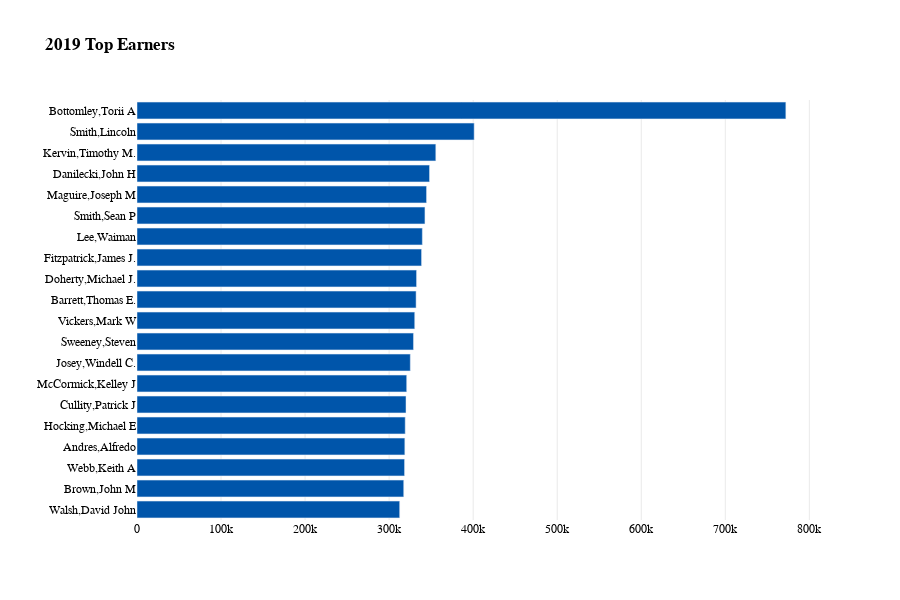

Notebook cell for this chart:
### Code cell
# do the above thing but useing plotly

# show all the names on left side remove the name on right side

fig = px.bar(top19_20, x='TOTAL EARNINGS', y='NAME', color='NAME', orientation='h', title='<b>2019 Top Earners<b>', color_discrete_sequence=color_list)
fig.update_layout(showlegend=False)
fig.update_layout(xaxis_title='', yaxis_title='')
fig.update_layout(font_family="GT America Bold")
# change the frount of thing other than title to GT-America-Standard-regular

fig.update_layout(font=dict(family="GT America", size=12, color="#000000"))

# increase the hight of the plot
fig.update_layout(height=600)

# make the background color to be transparent 
fig.update_layout(plot_bgcolor='rgba(0,0,0,0)')
fig.update_xaxes(showgrid=True, gridwidth=0.5, gridcolor='LightGray')

# Remove the border line box around plots
fig.update_layout(showlegend=False)
fig.show()

### Figure 1 — Plotly figure (JSON) as saved in the notebook; plotly's stock layout.template omitted (floating-point values rounded to 4 significant figures)
{"data": [{"alignmentgroup": "True", "hovertemplate": "NAME=%{y}<br>TOTAL EARNINGS=%{x}<extra></extra>", "legendgroup": "Bottomley,Torii A", "marker": {"color": "#0055aa", "pattern": {"shape": ""}}, "name": "Bottomley,Torii A", "offsetgroup": "Bottomley,Torii A", "orientation": "h", "showlegend": true, "textposition": "auto", "type": "bar", "x": [772000.0], "xaxis": "x", "y": ["Bottomley,Torii A"], "yaxis": "y"}, {"alignmentgroup": "True", "hovertemplate": "NAME=%{y}<br>TOTAL EARNINGS=%{x}<extra></extra>", "legendgroup": "Smith,Lincoln", "marker": {"color": "#0055aa", "pattern": {"shape": ""}}, "name": "Smith,Lincoln", "offsetgroup": "Smith,Lincoln", "orientation": "h", "showlegend": true, "textposition": "auto", "type": "bar", "x": [401200.0], "xaxis": "x", "y": ["Smith,Lincoln"], "yaxis": "y"}, {"alignmentgroup": "True", "hovertemplate": "NAME=%{y}<br>TOTAL EARNINGS=%{x}<extra></extra>", "legendgroup": "Kervin,Timothy M.", "marker": {"color": "#0055aa", "pattern": {"shape": ""}}, "name": "Kervin,Timothy M.", "offsetgroup": "Kervin,Timothy M.", "orientation": "h", "showlegend": true, "textposition": "auto", "type": "bar", "x": [355500.0], "xaxis": "x", "y": ["Kervin,Timothy M."], "yaxis": "y"}, {"alignmentgroup": "True", "hovertemplate": "NAME=%{y}<br>TOTAL EARNINGS=%{x}<extra></extra>", "legendgroup": "Danilecki,John H", "marker": {"color": "#0055aa", "pattern": {"shape": ""}}, "name": "Danilecki,John H", "offsetgroup": "Danilecki,John H", "orientation": "h", "showlegend": true, "textposition": "auto", "type": "bar", "x": [348100.0], "xaxis": "x", "y": ["Danilecki,John H"], "yaxis": "y"}, {"alignmentgroup": "True", "hovertemplate": "NAME=%{y}<br>TOTAL EARNINGS=%{x}<extra></extra>", "legendgroup": "Maguire,Joseph M", "marker": {"color": "#0055aa", "pattern": {"shape": ""}}, "name": "Maguire,Joseph M", "offsetgroup": "Maguire,Joseph M", "orientation": "h", "showlegend": true, "textposition": "auto", "type": "bar", "x": [344500.0], "xaxis": "x", "y": ["Maguire,Joseph M"], "yaxis": "y"}, {"alignmentgroup": "True", "hovertemplate": "NAME=%{y}<br>TOTAL EARNINGS=%{x}<extra></extra>", "legendgroup": "Smith,Sean P", "marker": {"color": "#0055aa", "pattern": {"shape": ""}}, "name": "Smith,Sean P", "offsetgroup": "Smith,Sean P", "orientation": "h", "showlegend": true, "textposition": "auto", "type": "bar", "x": [342600.0], "xaxis": "x", "y": ["Smith,Sean P"], "yaxis": "y"}, {"alignmentgroup": "True", "hovertemplate": "NAME=%{y}<br>TOTAL EARNINGS=%{x}<extra></extra>", "legendgroup": "Lee,Waiman", "marker": {"color": "#0055aa", "pattern": {"shape": ""}}, "name": "Lee,Waiman", "offsetgroup": "Lee,Waiman", "orientation": "h", "showlegend": true, "textposition": "auto", "type": "bar", "x": [339500.0], "xaxis": "x", "y": ["Lee,Waiman"], "yaxis": "y"}, {"alignmentgroup": "True", "hovertemplate": "NAME=%{y}<br>TOTAL EARNINGS=%{x}<extra></extra>", "legendgroup": "Fitzpatrick,James J.", "marker": {"color": "#0055aa", "pattern": {"shape": ""}}, "name": "Fitzpatrick,James J.", "offsetgroup": "Fitzpatrick,James J.", "orientation": "h", "showlegend": true, "textposition": "auto", "type": "bar", "x": [338600.0], "xaxis": "x", "y": ["Fitzpatrick,James J."], "yaxis": "y"}, {"alignmentgroup": "True", "hovertemplate": "NAME=%{y}<br>TOTAL EARNINGS=%{x}<extra></extra>", "legendgroup": "Doherty,Michael J.", "marker": {"color": "#0055aa", "pattern": {"shape": ""}}, "name": "Doherty,Michael J.", "offsetgroup": "Doherty,Michael J.", "orientation": "h", "showlegend": true, "textposition": "auto", "type": "bar", "x": [332600.0], "xaxis": "x", "y": ["Doherty,Michael J."], "yaxis": "y"}, {"alignmentgroup": "True", "hovertemplate": "NAME=%{y}<br>TOTAL EARNINGS=%{x}<extra></extra>", "legendgroup": "Barrett,Thomas E.", "marker": {"color": "#0055aa", "pattern": {"shape": ""}}, "name": "Barrett,Thomas E.", "offsetgroup": "Barrett,Thomas E.", "orientation": "h", "showlegend": true, "textposition": "auto", "type": "bar", "x": [332100.0], "xaxis": "x", "y": ["Barrett,Thomas E."], "yaxis": "y"}, {"alignmentgroup": "True", "hovertemplate": "NAME=%{y}<br>TOTAL EARNINGS=%{x}<extra></extra>", "legendgroup": "Vickers,Mark W", "marker": {"color": "#0055aa", "pattern": {"shape": ""}}, "name": "Vickers,Mark W", "offsetgroup": "Vickers,Mark W", "orientation": "h", "showlegend": true, "textposition": "auto", "type": "bar", "x": [330500.0], "xaxis": "x", "y": ["Vickers,Mark W"], "yaxis": "y"}, {"alignmentgroup": "True", "hovertemplate": "NAME=%{y}<br>TOTAL EARNINGS=%{x}<extra></extra>", "legendgroup": "Sweeney,Steven", "marker": {"color": "#0055aa", "pattern": {"shape": ""}}, "name": "Sweeney,Steven", "offsetgroup": "Sweeney,Steven", "orientation": "h", "showlegend": true, "textposition": "auto", "type": "bar", "x": [329000.0], "xaxis": "x", "y": ["Sweeney,Steven"], "yaxis": "y"}, {"alignmentgroup": "True", "hovertemplate": "NAME=%{y}<br>TOTAL EARNINGS=%{x}<extra></extra>", "legendgroup": "Josey,Windell C.", "marker": {"color": "#0055aa", "pattern": {"shape": ""}}, "name": "Josey,Windell C.", "offsetgroup": "Josey,Windell C.", "orientation": "h", "showlegend": true, "textposition": "auto", "type": "bar", "x": [325200.0], "xaxis": "x", "y": ["Josey,Windell C."], "yaxis": "y"}, {"alignmentgroup": "True", "hovertemplate": "NAME=%{y}<br>TOTAL EARNINGS=%{x}<extra></extra>", "legendgroup": "McCormick,Kelley J", "marker": {"color": "#0055aa", "pattern": {"shape": ""}}, "name": "McCormick,Kelley J", "offsetgroup": "McCormick,Kelley J", "orientation": "h", "showlegend": true, "textposition": "auto", "type": "bar", "x": [320900.0], "xaxis": "x", "y": ["McCormick,Kelley J"], "yaxis": "y"}, {"alignmentgroup": "True", "hovertemplate": "NAME=%{y}<br>TOTAL EARNINGS=%{x}<extra></extra>", "legendgroup": "Cullity,Patrick J", "marker": {"color": "#0055aa", "pattern": {"shape": ""}}, "name": "Cullity,Patrick J", "offsetgroup": "Cullity,Patrick J", "orientation": "h", "showlegend": true, "textposition": "auto", "type": "bar", "x": [320100.0], "xaxis": "x", "y": ["Cullity,Patrick J"], "yaxis": "y"}, {"alignmentgroup": "True", "hovertemplate": "NAME=%{y}<br>TOTAL EARNINGS=%{x}<extra></extra>", "legendgroup": "Hocking,Michael E", "marker": {"color": "#0055aa", "pattern": {"shape": ""}}, "name": "Hocking,Michael E", "offsetgroup": "Hocking,Michael E", "orientation": "h", "showlegend": true, "textposition": "auto", "type": "bar", "x": [319100.0], "xaxis": "x", "y": ["Hocking,Michael E"], "yaxis": "y"}, {"alignmentgroup": "True", "hovertemplate": "NAME=%{y}<br>TOTAL EARNINGS=%{x}<extra></extra>", "legendgroup": "Andres,Alfredo", "marker": {"color": "#0055aa", "pattern": {"shape": ""}}, "name": "Andres,Alfredo", "offsetgroup": "Andres,Alfredo", "orientation": "h", "showlegend": true, "textposition": "auto", "type": "bar", "x": [318700.0], "xaxis": "x", "y": ["Andres,Alfredo"], "yaxis": "y"}, {"alignmentgroup": "True", "hovertemplate": "NAME=%{y}<br>TOTAL EARNINGS=%{x}<extra></extra>", "legendgroup": "Webb,Keith A", "marker": {"color": "#0055aa", "pattern": {"shape": ""}}, "name": "Webb,Keith A", "offsetgroup": "Webb,Keith A", "orientation": "h", "showlegend": true, "textposition": "auto", "type": "bar", "x": [318300.0], "xaxis": "x", "y": ["Webb,Keith A"], "yaxis": "y"}, {"alignmentgroup": "True", "hovertemplate": "NAME=%{y}<br>TOTAL EARNINGS=%{x}<extra></extra>", "legendgroup": "Brown,John M", "marker": {"color": "#0055aa", "pattern": {"shape": ""}}, "name": "Brown,John M", "offsetgroup": "Brown,John M", "orientation": "h", "showlegend": true, "textposition": "auto", "type": "bar", "x": [317400.0], "xaxis": "x", "y": ["Brown,John M"], "yaxis": "y"}, {"alignmentgroup": "True", "hovertemplate": "NAME=%{y}<br>TOTAL EARNINGS=%{x}<extra></extra>", "legendgroup": "Walsh,David John", "marker": {"color": "#0055aa", "pattern": {"shape": ""}}, "name": "Walsh,David John", "offsetgroup": "Walsh,David John", "orientation": "h", "showlegend": true, "textposition": "auto", "type": "bar", "x": [312600.0], "xaxis": "x", "y": ["Walsh,David John"], "yaxis": "y"}], "layout": {"barmode": "relative", "font": {"color": "#000000", "family": "GT America", "size": 12}, "height": 600, "legend": {"title": {"text": "NAME"}, "tracegroupgap": 0}, "plot_bgcolor": "rgba(0,0,0,0)", "showlegend": false, "title": {"text": "<b>2019 Top Earners<b>"}, "xaxis": {"anchor": "y", "domain": [0, 1], "gridcolor": "LightGray", "gridwidth": 0.5, "showgrid": true, "title": {"text": ""}}, "yaxis": {"anchor": "x", "categoryarray": ["Walsh,David John", "Brown,John M", "Webb,Keith A", "Andres,Alfredo", "Hocking,Michael E", "Cullity,Patrick J", "McCormick,Kelley J", "Josey,Windell C.", "Sweeney,Steven", "Vickers,Mark W", "Barrett,Thomas E.", "Doherty,Michael J.", "Fitzpatrick,James J.", "Lee,Waiman", "Smith,Sean P", "Maguire,Joseph M", "Danilecki,John H", "Kervin,Timothy M.", "Smith,Lincoln", "Bottomley,Torii A"], "categoryorder": "array", "domain": [0, 1], "title": {"text": ""}}}}
